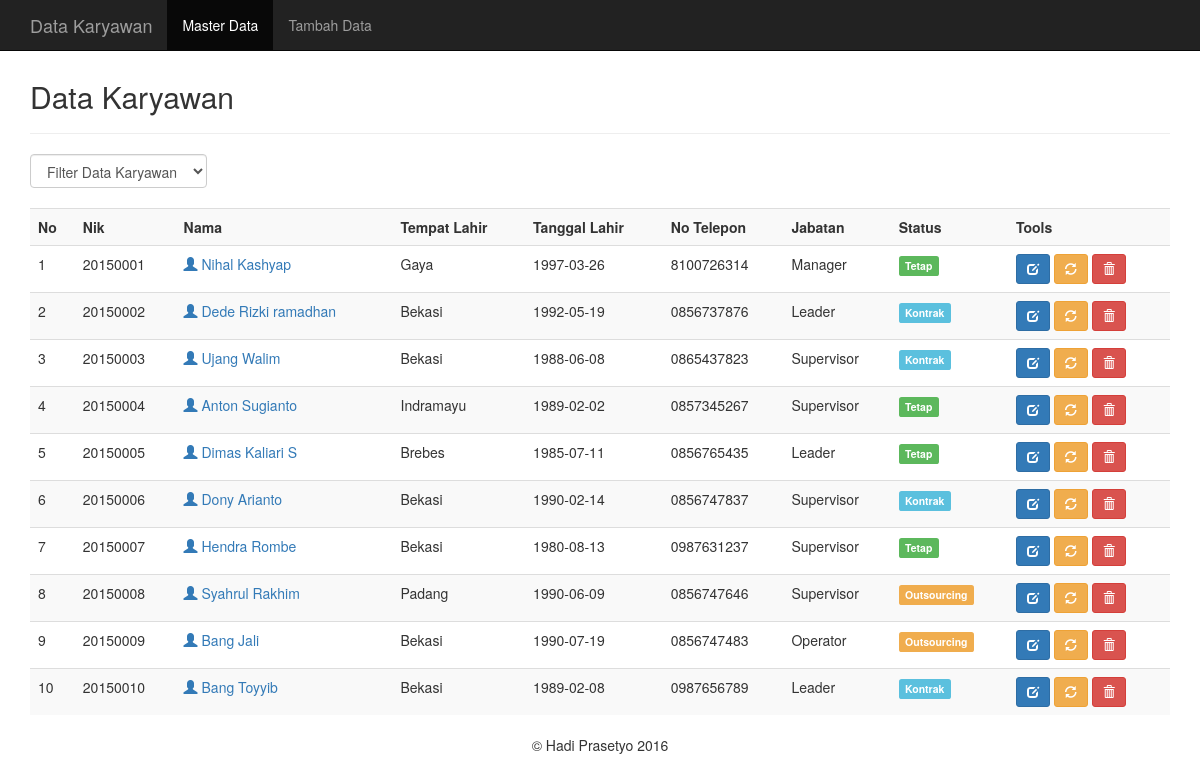
/latmysqli/latmysqli/index.php, run on the app's committed database.
### tables this page shows
CREATE TABLE `karyawan` (
  `nik` varchar(10) NOT NULL,
  `nama` varchar(50) NOT NULL,
  `tempat_lahir` varchar(30) NOT NULL,
  `tanggal_lahir` varchar(30) NOT NULL,
  `alamat` varchar(50) NOT NULL,
  `no_telepon` varchar(10) NOT NULL,
  `jabatan` varchar(15) NOT NULL,
  `status` varchar(15) NOT NULL,
  `username` varchar(15) NOT NULL,
  `password` varchar(15) NOT NULL
);

### latmysqli/latmysqli/index.php (the view, shortened to what this page needs)
<?php
include("koneksi.php");
?>
<!DOCTYPE html>
<html lang="en">
<head>
	<link href="css/bootstrap.min.css" rel="stylesheet">
</head>
<body>
	<nav class="navbar navbar-inverse navbar-fixed-top">
		<div class="container">
			<div class="navbar-header">
				<a class="navbar-brand hidden-xs hidden-sm" href="">Data Karyawan</a>
			</div>
			<div id="navbar" class="navbar-collapse collapse">
				<ul class="nav navbar-nav">
					<li class="active"><a href="index.php">Master Data</a></li>
					<li><a href="add.php">Tambah Data</a></li>
				</ul>
			</div>
		</div>
	</nav>
	<div class="container">
		<div class="content">
			<h2>Data Karyawan</h2>
			<hr />
			<form class="form-inline" method="get">
				<div class="form-group">
					<select name="filter" class="form-control" onchange="form.submit()">
						<option value="0">Filter Data Karyawan</option>
						<?php $filter = (isset($_GET['filter']) ? strtolower($_GET['filter']) : NULL);  ?>
					</select>
				</div>
			</form>
			<br />
			<div class="table-responsive">
			<table class="table table-striped table-hover">
				<tr>
                    <th>No</th>
					<th>Nik</th>
					<th>Nama</th>
                    <th>Tempat Lahir</th>
                    <th>Tanggal Lahir</th>
					<th>No Telepon</th>
					<th>Jabatan</th>
					<th>Status</th>
                    <th>Tools</th>
				</tr>
				<?php
				if($filter){
					$sql = mysqli_query($koneksi, "SELECT * FROM karyawan WHERE status='$filter' ORDER BY nik ASC");
				}else{
					$sql = mysqli_query($koneksi, "SELECT * FROM karyawan ORDER BY nik ASC");
				}
				if(mysqli_num_rows($sql) == 0){
					echo '<tr><td colspan="8">Data Tidak Ada.</td></tr>';
				}else{
					$no = 1;
					while($row = mysqli_fetch_assoc($sql)){
						echo '
						<tr>
							<td>'.$no.'</td>
							<td>'.$row['nik'].'</td>
							<td><a href="profile.php?nik='.$row['nik'].'"><span class="glyphicon glyphicon-user" aria-hidden="true"></span> '.$row['nama'].'</a></td>
                            <td>'.$row['tempat_lahir'].'</td>
                            <td>'.$row['tanggal_lahir'].'</td>
							<td>'.$row['no_telepon'].'</td>
                            <td>'.$row['jabatan'].'</td>
							<td>';
							if($row['status'] == 'Tetap'){
								echo '<span class="label label-success">Tetap</span>';
							}
                            else if ($row['status'] == 'Kontrak' ){
								echo '<span class="label label-info">Kontrak</span>';
							}
                            else if ($row['status'] == 'Outsourcing' ){
								echo '<span class="label label-warning">Outsourcing</span>';
							}
						echo '
							</td>
							<td>
								<a href="edit.php?nik='.$row['nik'].'" title="Edit Data" class="btn btn-primary btn-sm"><span class="glyphicon glyphicon-edit" aria-hidden="true"></span></a>
								<a href="password.php?nik='.$row['nik'].'" title="Ganti Password" data-placement="bottom" data-toggle="tooltip" class="btn btn-warning btn-sm"><span class="glyphicon glyphicon-refresh" aria-hidden="true"></span></a>
								<a href="index.php?aksi=delete&nik='.$row['nik'].'" title="Hapus Data" onclick="return confirm(\'Anda yakin akan menghapus data '.$row['nama'].'?\')" class="btn btn-danger btn-sm"><span class="glyphicon glyphicon-trash" aria-hidden="true"></span></a>
							</td>
						</tr>
						';
						$no++;
					}
				}
				?>
			</table>
			</div>
		</div>
	</div><center>
	<p>&copy; Hadi Prasetyo 2016</p
		</center>
</body>
</html>

### latmysqli/latmysqli/index.php (style rules this page uses)
.content { margin-top: 80px; }

### data on the page
karyawan: nik "20150001", nama "Nihal Kashyap", tempat_lahir "Gaya", tanggal_lahir "1997-03-26", no_telepon "8100726314", jabatan "Manager", status "Tetap"
karyawan: nik "20150002", nama "Dede Rizki ramadhan", tempat_lahir "Bekasi", tanggal_lahir "1992-05-19", no_telepon "0856737876", jabatan "Leader", status "Kontrak"
karyawan: nik "20150003", nama "Ujang Walim", tempat_lahir "Bekasi", tanggal_lahir "1988-06-08", no_telepon "0865437823", jabatan "Supervisor", status "Kontrak"
karyawan: nik "20150004", nama "Anton Sugianto", tempat_lahir "Indramayu", tanggal_lahir "1989-02-02", no_telepon "0857345267", jabatan "Supervisor", status "Tetap"
karyawan: nik "20150005", nama "Dimas Kaliari S", tempat_lahir "Brebes", tanggal_lahir "1985-07-11", no_telepon "0856765435", jabatan "Leader", status "Tetap"
karyawan: nik "20150006", nama "Dony Arianto", tempat_lahir "Bekasi", tanggal_lahir "1990-02-14", no_telepon "0856747837", jabatan "Supervisor", status "Kontrak"
karyawan: nik "20150007", nama "Hendra Rombe", tempat_lahir "Bekasi", tanggal_lahir "1980-08-13", no_telepon "0987631237", jabatan "Supervisor", status "Tetap"
karyawan: nik "20150008", nama "Syahrul Rakhim", tempat_lahir "Padang", tanggal_lahir "1990-06-09", no_telepon "0856747646", jabatan "Supervisor", status "Outsourcing"
karyawan: nik "20150009", nama "Bang Jali", tempat_lahir "Bekasi", tanggal_lahir "1990-07-19", no_telepon "0856747483", jabatan "Operator", status "Outsourcing"
karyawan: nik "20150010", nama "Bang Toyyib", tempat_lahir "Bekasi", tanggal_lahir "1989-02-08", no_telepon "0987656789", jabatan "Leader", status "Kontrak"
